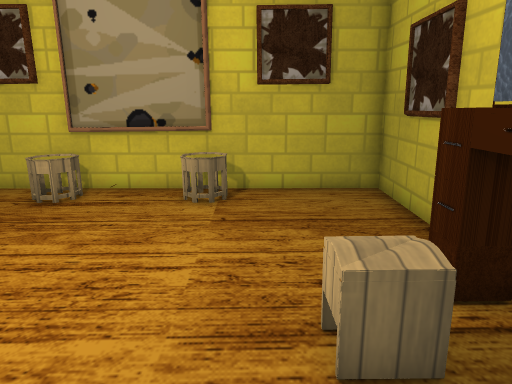
view 1 (above)

12 first-person views from a walk through a Godot game level. The camera is 1.3 m above the floor, tilts 14° down and sees 70° across. The floor is counted in squares, 0.5 m on a side. Each view is taken from the middle of a square. On the plan, view 1 faces up. The plan holds only what a view shows up to about 20 squares ahead; the rest is blank. The place goes on beyond the plan. Flat picture figures and markers are left out. Door leaves are left out where a doorway can be walked through. Some surface patterns are stand-ins.

view 2
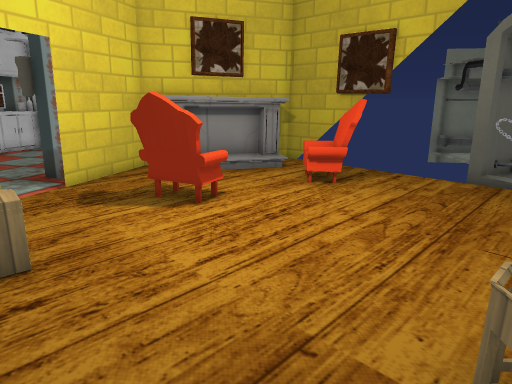

view 3
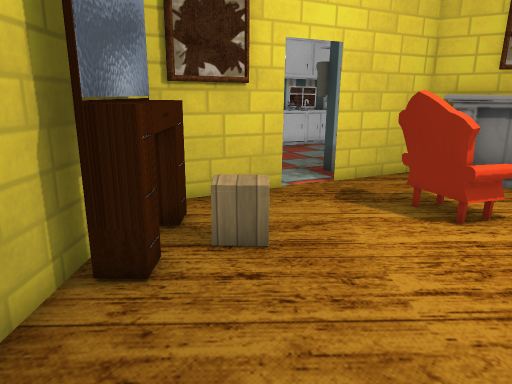

view 4
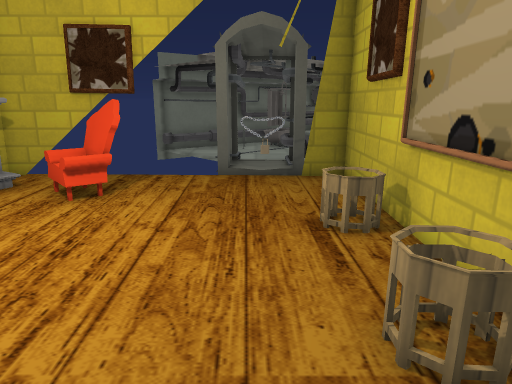

view 5
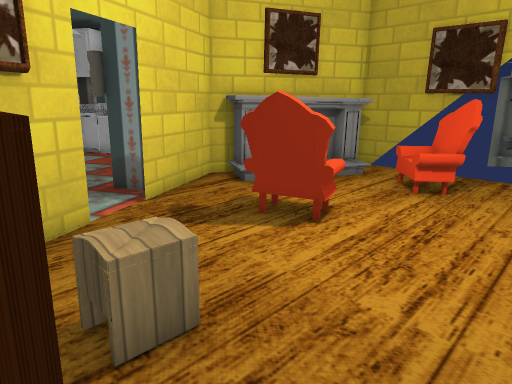

view 6
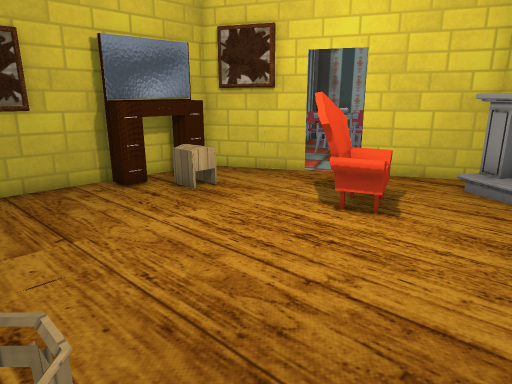

view 7
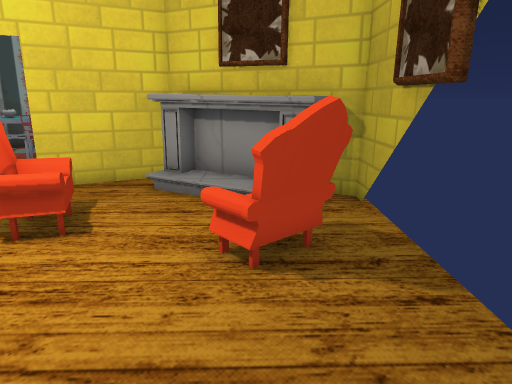

view 8
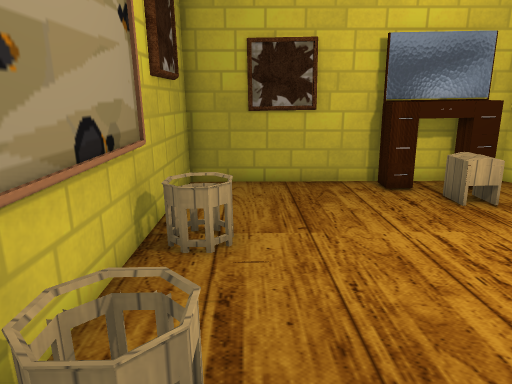

view 9
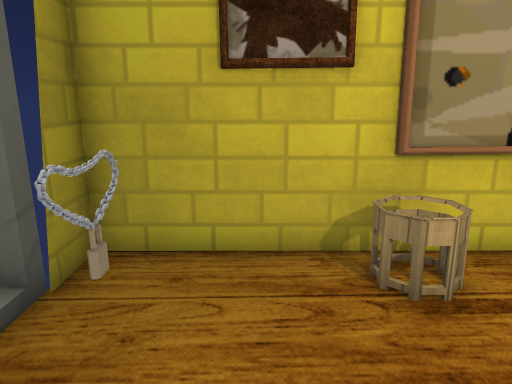

view 10
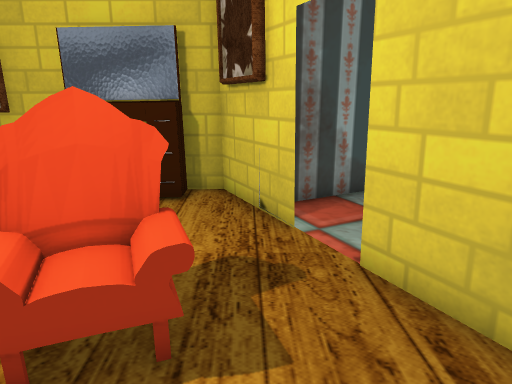

view 11
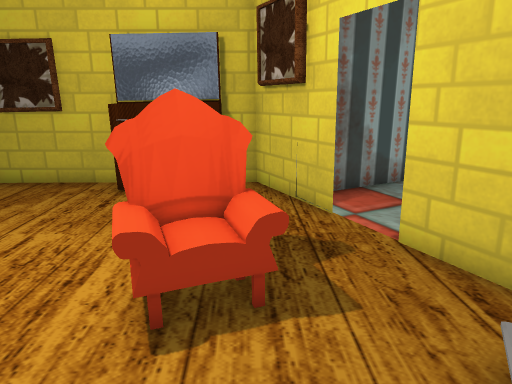

view 12
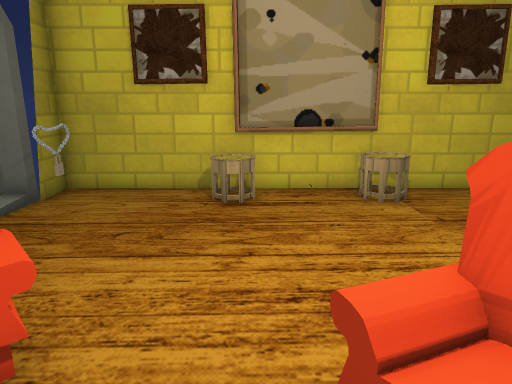

### Floor plan
Key: @ floor where view 1 was taken; # wall or solid block; x gap in a wall; . main floor; : floor 0.5 m higher than the main floor; D open door; = window, fence, low wall or low ledge; ^ raised ledge; T table; C chair; A armchair; O other object.
Columns run from 11 left of view 1 to 4 right of it. Each row starts with its distance up from view 1.
 11 ################
 10 #....TT..TT....#
  9 ##=..T....T....#
  8 ##=............#
  7 #..............#
  6  ..............#
  5  .............##
  4 x.AA........CC##
  3 ##A:A..AA...CC##
  2 ##AA...AAA....##
  1  ##.....AA...O##
  0  #^^.......@#O#
 -1  #^^^^#...DD###
 -2   #O^^^.####
 -3     ######

Positions as (right, up) in squares from view 1, and headings:
1: (0, 0), facing up
2: (2, 10), facing down-left
3: (1, 10), facing down
4: (2, 8), facing left
5: (3, 7), facing down-left
6: (-8, 10), facing down-right
7: (-8, 9), facing down
8: (-8, 9), facing right
9: (-8, 5), facing up
10: (-7, 0), facing right
11: (-8, 1), facing right
12: (-5, 0), facing up
